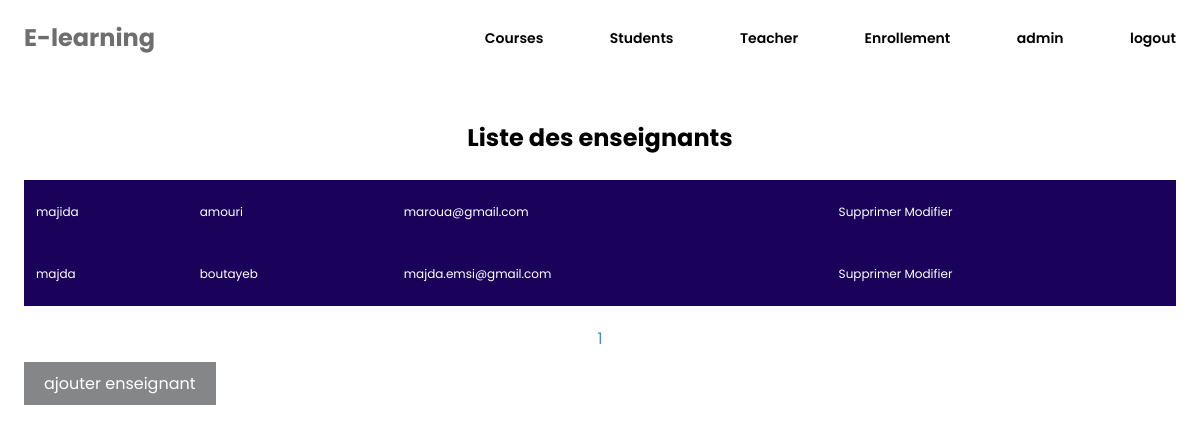
The app's page /teacher_list/ (signed in) with its own data.
### apprentissage1/models.py (models this page shows, shortened)
class Teacher(models.Model):
    user = models.OneToOneField(User, on_delete=models.CASCADE, default=None)
    first_name = models.CharField(max_length=50)
    last_name = models.CharField(max_length=50)
    email = models.EmailField(max_length=254)

### apprentissage1/views.py (the view)
# urls.py: path('teacher_list/', views.teacher_list, name='teacher_list'),
@login_required(login_url='login')
def teacher_list(request):
    teachers = Teacher.objects.all()
    paginator =Paginator(teachers, 5)
    page = request.GET.get('page', 1)
    try:
        teachers = paginator.page(page)
    except PageNotAnInteger:
        teachers = paginator.page(1)
    except EmptyPage:
        teachers = paginator.page(paginator.num_pages)
    return render(request, '../templates/teacher_list.html', {'teachers': teachers, 'paginator':paginator})

### templates/teacher_list.html (shortened to what this page needs)
{% extends 'base.html' %}
{% load static %}
{% block style %}
  <link rel="stylesheet" href="{% static 'css/index.css' %}">
  <link rel="stylesheet" href="{% static 'css/courses.css' %}">
{% endblock %}
{% block content %}
  <section>
    <div class="container">
      <h1 class="title">Liste des enseignants</h1>
      <div class="listenseignant">
        <table class="table table-hover">
          <tbody>
            {% for teacher in teachers %}
            <tr>
              <td>{{teacher.first_name}}</td>
              <td>{{teacher.last_name }}</td>
              <td>{{teacher.email}}</td>
              <td>
                <a href="{%url 'teacher_delete' teacher.id %}" class="btn btn-sm btn-danger mt-2" onclick="return confirm('Voulez-vous vraiment supprimer cet enseignant ?')">Supprimer</a>
                <a href="{%url 'teacher_edit' teacher.pk %}">Modifier</a>
              </td>
            </tr>
            {% empty %}
            <li>Aucun enseignant pour le moment.</li>
            {% endfor %}
          </tbody>
        </table>
      </div>
      <div class="forPagination">
        {% for i in teachers.paginator.page_range %}
          {% if teacher.number == i %}
            <a href="?page={{ i }}" class="btn btn-sm btn-primary me-2">{{ i }}</a>
          {% else %}
            <a href="?page={{ i }}" class="btn btn-sm btn-outline-primary me-2">{{ i }}</a>
          {% endif %}
        {% endfor %}
      </div>
  <a href="/admin/apprentissage1/teacher/add/" class="addcoursBtn">ajouter enseignant</a>
    </div>
  </section>
{% endblock %}

### static/css/generale.css (style rules this page uses)
html { font-family: 'Poppins', sans-serif; }
* { box-sizing: border-box; padding: 0; margin: 0; text-decoration: none; list-style: none; }
.container { max-width: 96%; margin: 0 auto; }
section { padding: 20px 0; }

### static/css/index.css (style rules this page uses)
section .title { text-align: center; font-size: 24px; margin: 25px 0; }

### static/css/courses.css (style rules this page uses)
table { width: 100%; background-color: #1a025a; color: white; }
tr { height: 60px; }
td { padding: 10px; font-size: 12px; }
table td a { color: white; }
.forPagination { text-align: center; font-size: 16px; margin: 20px 0; }
.forPagination a { color: #2f95da; }
.addcoursBtn { background-color: #848687; padding: 10px 20px; color: white; margin: 0 0 20px 0; }

### records on screen
Teacher: first_name "majida", last_name "amouri", email "maroua@gmail.com"
Teacher: first_name "majda", last_name "boutayeb", email "majda.emsi@gmail.com"

### other values on screen
{{ i }} "1"
